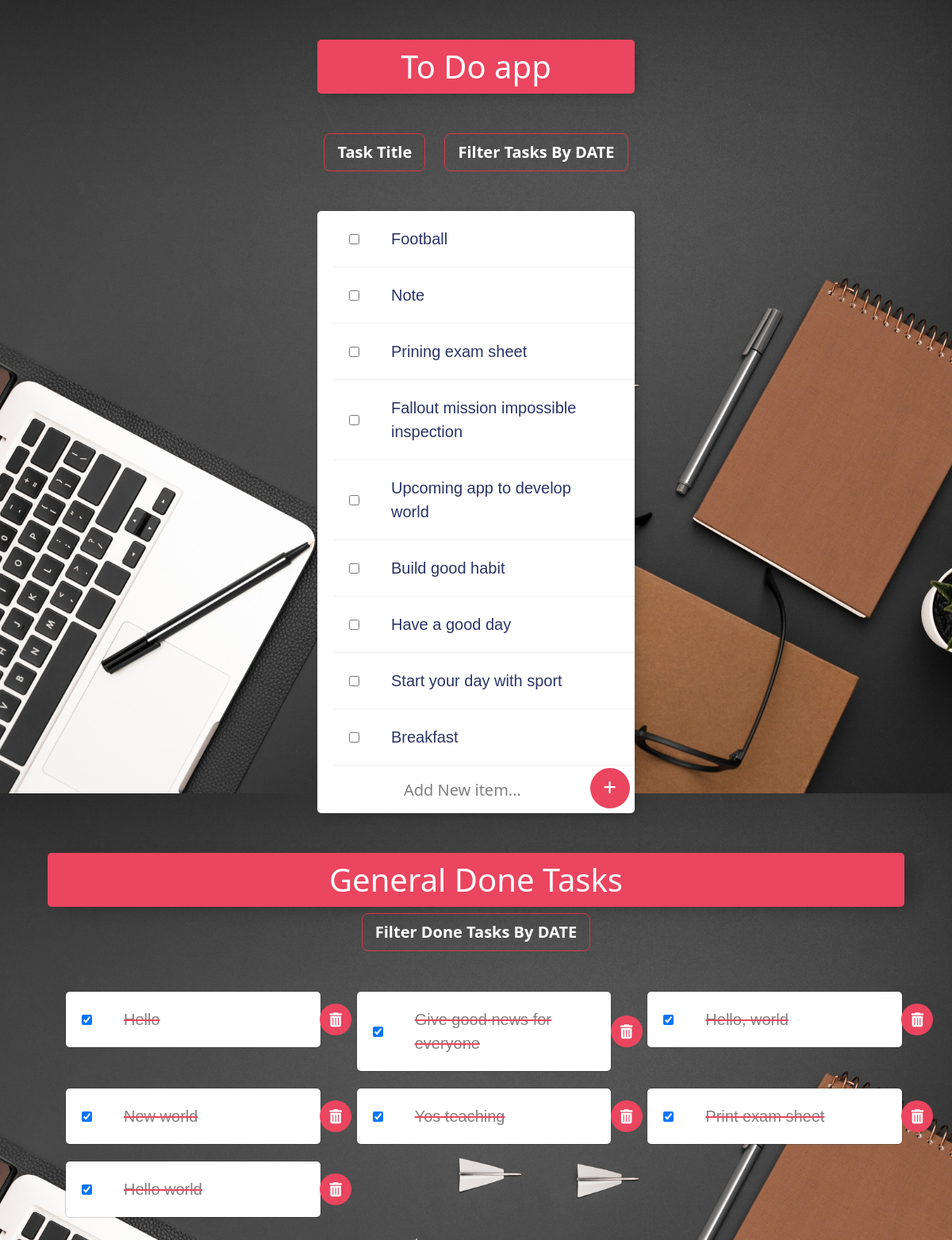
The page / on the database its author committed.
### todo_app.py (models this page shows, shortened)
class Tasks(Base):
    __tablename__ = "tasks"
    id = Column(Integer, primary_key=True)
    task = Column(String, nullable=False)
    date = Column(String, nullable=False)
    is_done = Column(Boolean)

class DoneTask(Base):
    __tablename__ = "done"
    id = Column(Integer, primary_key=True)
    task = Column(String, nullable=False)
    date = Column(String, nullable=False)
    is_done = Column(Boolean, nullable=False)

### todo_app.py (the view, shortened to what this page needs)
@app.route("/", methods=["POST", "GET"])
def home():
    global tasks, dates, majors
    all_tasks = session.query(Tasks).all()
    date = request.args.get("date")
    filter_by_date = session.query(Tasks).filter_by(date=date)
    all_majors = session.query(Major).all()
    majors = set(all_majors)
    task_done_date = request.args.get("done_date")
    filtered_done_task = session.query(DoneTask).filter_by(date=task_done_date)
    done_tasks = session.query(DoneTask).all()
    for task in done_tasks:
        done_date.append(task.date)
    if not task_done_date or task_done_date == "All":
        done_tasks = done_tasks
    else:
        done_tasks = filtered_done_task
    if not done_tasks:
        done_tasks = []
    if not date:
        tasks = all_tasks
    return render_template("index.html", tasks=tasks, dates=set(dates), done_tasks=done_tasks, majors=majors,
                           today=today, date=date, done_date=set(done_date), done_task_date=task_done_date)

### templates/index.html (shortened to what this page needs)
{% include ("partial/header.html") %}
<div class="box" id="heading">
    {% if date==None %}
    <h1>To Do app</h1>
    {% elif date==today %}
    <h1>Today TO DOs</h1>
    {% else %}
    <h1>{{date}} TO DOs</h1>
    {% endif %}
</div>
<div class="dropdown">
    <button class="dropbtn btn btn-lg btn-outline-danger">Task Title</button>
</div>
<div class="dropdown">
    <button class="dropbtn btn btn-lg btn-outline-danger">Filter Tasks By DATE</button>
</div>
<div class="box">
    {% for task in tasks %}
    <form action="/delete_update_task" method="post">
        <div class="item">
            {% if task.is_done == True %}
            <input type="checkbox" name="checkbox" value="{{task.id}}" class="btn"
                   href="{{url_for('delete_task' ,task_id = 3)}}"
                   onchange="this.form.submit()" checked>
            <p class="True">{{task.task}}</p>
            {% elif task.is_done == False %}
            <input type="checkbox" name="checkbox" value="{{task.id}}" class="btn" onchange="this.form.submit()">
            <p class="True">{{task.task}}</p>
            {% endif %}
        </div>
    </form>
    {% endfor %}
    <form class="" action="/add_task" method="post">
        <input type="text" name="newTask" placeholder="Add New item..." value="" required  autocomplete="off">
        <button class="add" type="submit" name="list">+</button>
    </form>
</div>
<div id="done_heading">
    {% if done_task_date==None %}
    <h1>General Done Tasks</h1>
    {% elif done_task_date ==today %}
    <h1>Today Done Tasks</h1>
    {% else %}
    <h1>{{done_task_date}} Done Tasks</h1>
    {% endif %}
</div>
<div class="dropdown">
    <button class="dropbtn btn btn-lg btn-outline-danger">Filter Done Tasks By DATE</button>
</div>
<div class="row done_box">
    {% for task in done_tasks %}
    <div class="col-sm-6 col-lg-4 col-md-6 mb-3 mb-sm-0">
        <form action="{{url_for('toggle_task',id=task.id)}}" method="post">
            <div class="card">
                <div class="item">
                    <input type="checkbox" name="checked" value="{{task.id}}" class="btn"
                           onchange="this.form.submit()" checked>
                    <p class="True">{{task.task}}</p>
                    <button class="trash" type="submit" name="trash" value="{{task.id}}"><i
                            class="fa-solid fa-trash-can"></i>
                    </button>
                </div>
            </div>
        </form>
    </div>
    {% endfor %}
</div>
{% include ("partial/footer.html") %}

### templates/partial/header.html (shortened to what this page needs)
<!DOCTYPE html>
<html lang="en" dir="ltr">
<head>
    <link rel="stylesheet" href="../../static/css/style.css">
    <link rel="stylesheet" href="https://cdnjs.cloudflare.com/ajax/libs/font-awesome/6.2.1/css/all.min.css"
/>
    <link href="https://cdn.jsdelivr.net/npm/bootstrap@5.3.2/dist/css/bootstrap.min.css" rel="stylesheet"
>
</head>
<body>

### templates/partial/footer.html (shortened to what this page needs)
</body>
</html>

### static/css/style.css (style rules this page uses)
body { text-align: center !important; background-image: url("../img/1112.jpg") !important; width: 100% !important; }
html { min-height: 1000px !important; font-family: 'helvetica neue' !important; }
h1 { color: #fff !important; padding: 10px !important; }
.box { max-width: 400px !important; margin: 50px auto !important; background: white !important; border-radius: 5px !important; box-shadow: 5px 5px 15px -5px rgba(0, 0, 0, 0.3) !important; }
#heading { background-color: #EB455F !important; text-align: center !important; }
#done_heading { max-width: 90%; margin: 0 auto !important; border-radius: 5px !important; box-shadow: 15px 5px 25px -5px rgba(0, 0, 0, 0.3) !important; background-color:#EB455F; }
.item { min-height: 70px !important; display: flex !important; align-items: center !important; border-bottom: 1px solid #F1F1F1 !important; }
.item:last-child { border-bottom: 0 !important; }
input:checked + .True { text-decoration: line-through !important; text-decoration-color: #EB455F !important; color: gray !important; }
.True { width: 300px !important; text-align: left !important; font-weight: inherit !important; font-family: 'Arial', sans-serif; }
input[type="checkbox"] { margin: 20px !important; }
p { margin: 0 !important; padding: 20px !important; font-size: 20px !important; font-weight: 200 !important; color: #2B3467 !important; }
form { text-align: center !important; margin-left: 20px !important; }
button.add { min-height: 50px !important; width: 50px !important; border-radius: 50%; border-color: transparent; background-color: #EB455F; color: #fff; font-size: 30px; padding-bottom: 5px; border-width: 0; }
#trash, .trash { min-height: 40px; width: 40px; border-radius: 50%; position: absolute; margin-left: 330px !important; outline: none; font-size: 18px; color: #fff; background: #EB455F; border-width: 0; cursor: pointer; }
.trash { margin-left: 320px !important; }
input[type="text"] { text-align: center; height: 60px; top: 10px; border: none; background: transparent; font-size: 20px; font-weight: 200; width: 313px; }
::placeholder { color: grey; opacity: 1; }
.dropdown { max-width: 400px !important; position: relative; display: inline-block; margin: 0 10px !important; }
.dropbtn { color: #ffffff !important; font-weight: bold !important; }
.row { padding: 0 20px !important; margin-bottom: 40px !important; }
.row div .card { background: None !important; margin-bottom: 20px; }
.done_box { max-width: 95% !important; margin: 50px auto !important; }
.done_box .item { background-color: #ffffff; border-radius: 5px; }

### rows shown on the page
Tasks: task "Football"
Tasks: task "Note"
Tasks: task "Prining exam sheet"
Tasks: task "Fallout mission impossible inspection"
Tasks: task "Upcoming app to develop world"
Tasks: task "Build good habit"
Tasks: task "Have a good day"
Tasks: task "Start your day with sport"
Tasks: task "Breakfast"
DoneTask: task "Hello", {{ task.id }} 4 (drawn)
DoneTask: task "Give good news for everyone", {{ task.id }} 6 (drawn)
DoneTask: task "Hello, world", {{ task.id }} 10 (drawn)
DoneTask: task "New world", {{ task.id }} 11 (drawn)
DoneTask: task "Yos teaching", {{ task.id }} 12 (drawn)
DoneTask: task "Print exam sheet", {{ task.id }} 13 (drawn)
DoneTask: task "Hello world", {{ task.id }} 14 (drawn)
